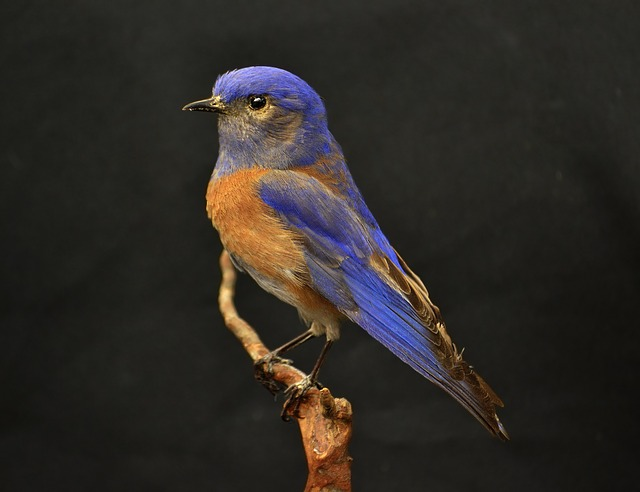
%> input picture exercise1/Assignment2/bird.jpg, 640 x 492 px
$ octave assignment3b.m   (GNU Octave 9; MATLAB toolbox functions it lacks are replaced by stand-ins)
%> lines starting %> are read from the running program, lines starting %| are printed output that depends on the picture; in (x1, y1, x2, y2) boxes, pixels count from 0 and x2, y2 are one past the last pixel; in counts of white or black regions, pixels touching at a corner belong together; the program's own positions count from 1
### exercise1/Assignment3/myhist.m
function [ H, bins ] = myhist(I , nbins) % H, bins are outputs and I,nbins are inputs
I = reshape(I, 1, numel(I) ); % reshape image in 1D vector 1xI_len
H = zeros(1, nbins) ; % initialize the histogram
max_val_in = 255 ; % highest input value
min_val_in = 0 ; % lowest input value
max_val_out = nbins; % highest cell index
min_val_out = 1 ; % lowest cell index
% Compute bin numbers for all pixels
f = (max_val_out - min_val_out) / (max_val_in - min_val_in); % Compute the scaling factor
idx = floor(double(I) * f) + min_val_out; % Calculate indices for all pixels, rounding them down
idx(idx > nbins) = nbins; % Truncate the outliers
for i = 1 : length(I) % Now iterate the image and increase appropriate histogram cell for each ←-
% pixel
H(idx(i)) = H(idx(i)) + 1;
end
% Normalize the histogram (sum of cell values equals 1)
H = H / sum(H) ;
% Compute reference values for all cells in the histogram
bins = ( (1 : nbins) - min_val_out) ./ f;
end

### exercise1/extra/otsu.m
function threshold = otsu(I)
nbins = 256;
counts = myhist(I, nbins); % Obtain the histogram
p = counts / sum(counts); % Normalize the histogram
sigma = zeros(nbins, 1);
for t = 1 : nbins
qlow = sum(p(1:t));
qhigh = sum(p(t + 1 : end));
miu_L = sum(p(1:t) .* (1:t)) / qlow;
miu_H = sum(p(t + 1 : end) .* (t + 1 : nbins)) ./ qhigh;
sigma(t) = qlow * qhigh * (miu_L - miu_H) ^ 2;
end
[~, threshold] = max(sigma(:));
end

### exercise1/Assignment3/assignment3b.m
A = rgb2gray(imread('bird.jpg'));
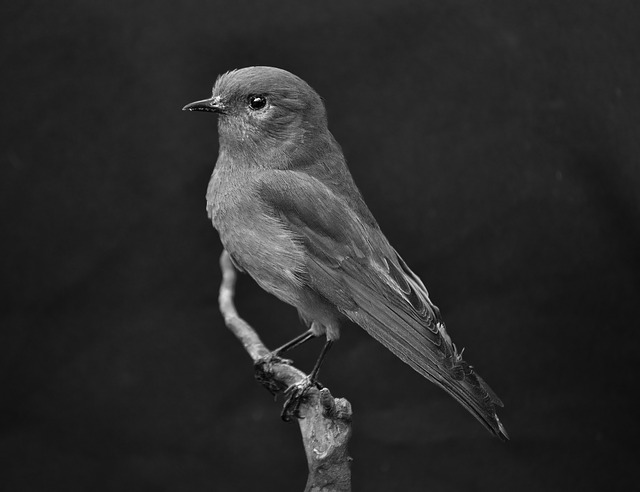
%> A: size 492x640 uint8; min 0, max 254, mean 42.8
SE = ones(20); % 3x3 structuring element
SE1 = ones(20); % 3x3 structuring element


tresh = otsu(A);
%> after the loop in myhist, `for i = 1 : length(I)`: H = 256 values, max 18270 at index 32, min 0 at index 238, mean 1230
%> in myhist, `H = H / sum(H) ;`: H = 256 values, max 0.058 at index 32, min 0 at index 238, mean 0.00391
%> in otsu, `counts = myhist(I, nbins);`: counts has the same summary as H in myhist
%> in otsu, `p = counts / sum(counts);`: p has the same summary as H in myhist
%> the loop in otsu, `for t = 1 : nbins` made 256 passes
%> (qlow, qhigh, miu_L, miu_H) on passes 1 to 3: (1.27e-05, 1, 1, 43.84), (6.67e-05, 1, 1.81, 43.85), (0.000124, 1, 2.36, 43.85)
%> in otsu, `[~, threshold] = max(sigma(:));`: threshold = 75
%> tresh = 75
A1 = A > tresh;
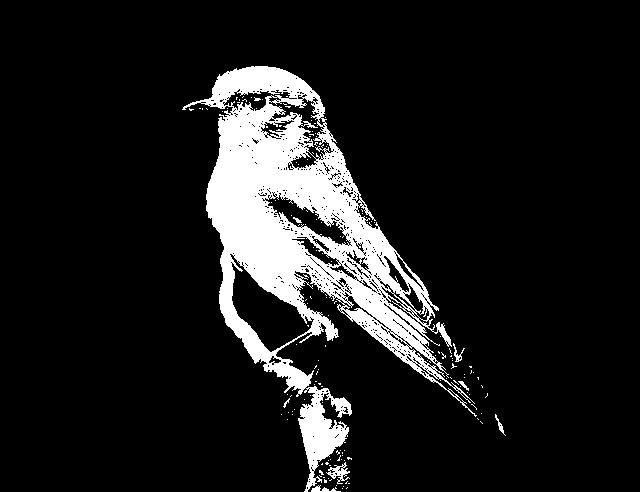
%> A1: size 492x640 logical; 11.4% white; 153 white regions (145 under 20 px), largest, box (x1, y1, x2, y2) and area: (182, 66, 477, 492) 34843, (326, 462, 350, 484) 202, (311, 485, 341, 492) 97

figure;
subplot(3,2,1);
imagesc(A);

subplot(3,2,2);
imagesc(A1);

subplot(3, 2, 3);
imagesc(imerode(A1, SE)); axis equal; axis tight; title('Erode');

subplot(3, 2, 4);
imagesc(imdilate(A1, SE)); axis equal; axis tight; title('Dilate');


subplot(3, 2, 5);
DIL = imdilate(A1, SE);
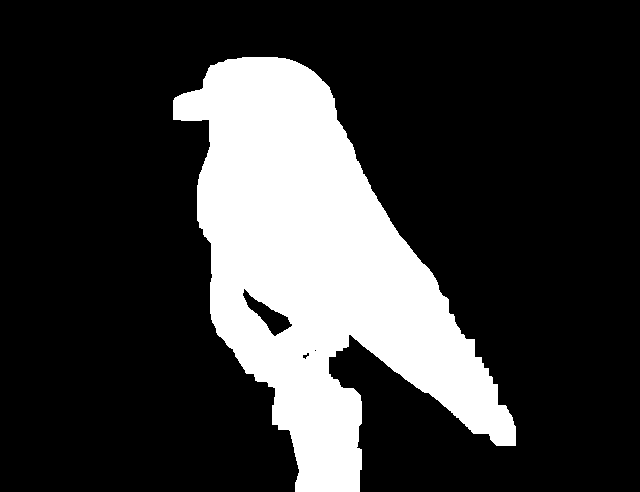
%> DIL: size 492x640 logical; 22.2% white; 1 white region, box (x1, y1, x2, y2) and area: (173, 57, 516, 492) 69992
A2 = imerode(DIL, SE1);
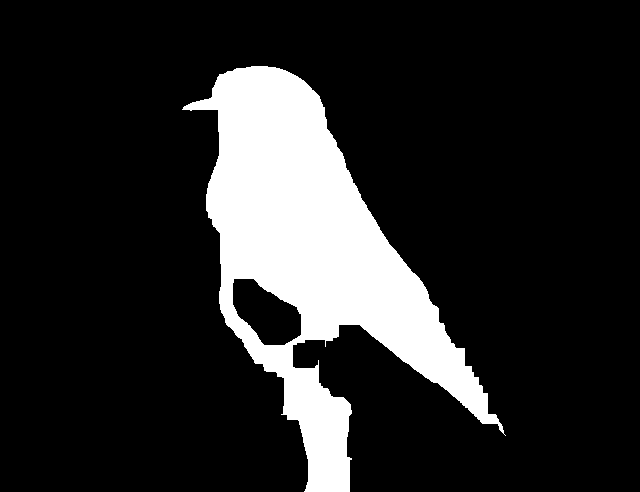
%> A2: size 492x640 logical; 15.8% white; 1 white region, box (x1, y1, x2, y2) and area: (182, 66, 506, 492) 49889

imagesc(A2); axis equal; axis tight; title('Dilate & Erode Looped');
% imagesc(imerode(imdilate(imerode(imdilate(A1,SE),SE1), SE), SE1)); axis equal; axis tight; title('Dilate & Erode');

subplot(3, 2, 6);
imagesc(imdilate(imerode(A1, SE), SE1)); axis equal; axis tight; title('Erode & Dilate');


colormap gray;
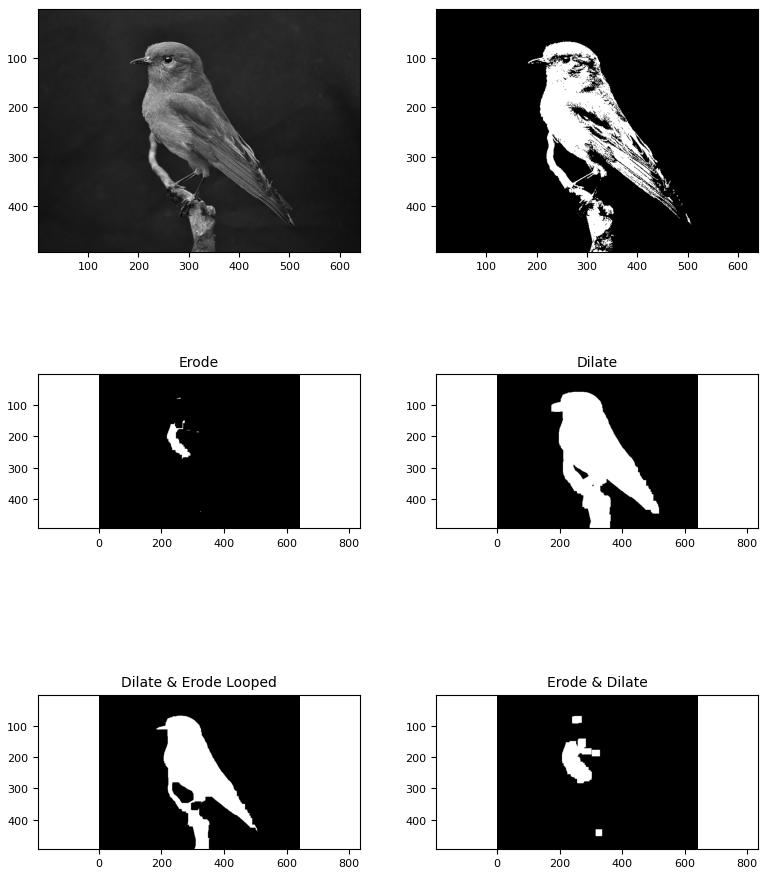
%> figure redrawn from the program's plot data, 6 panels
